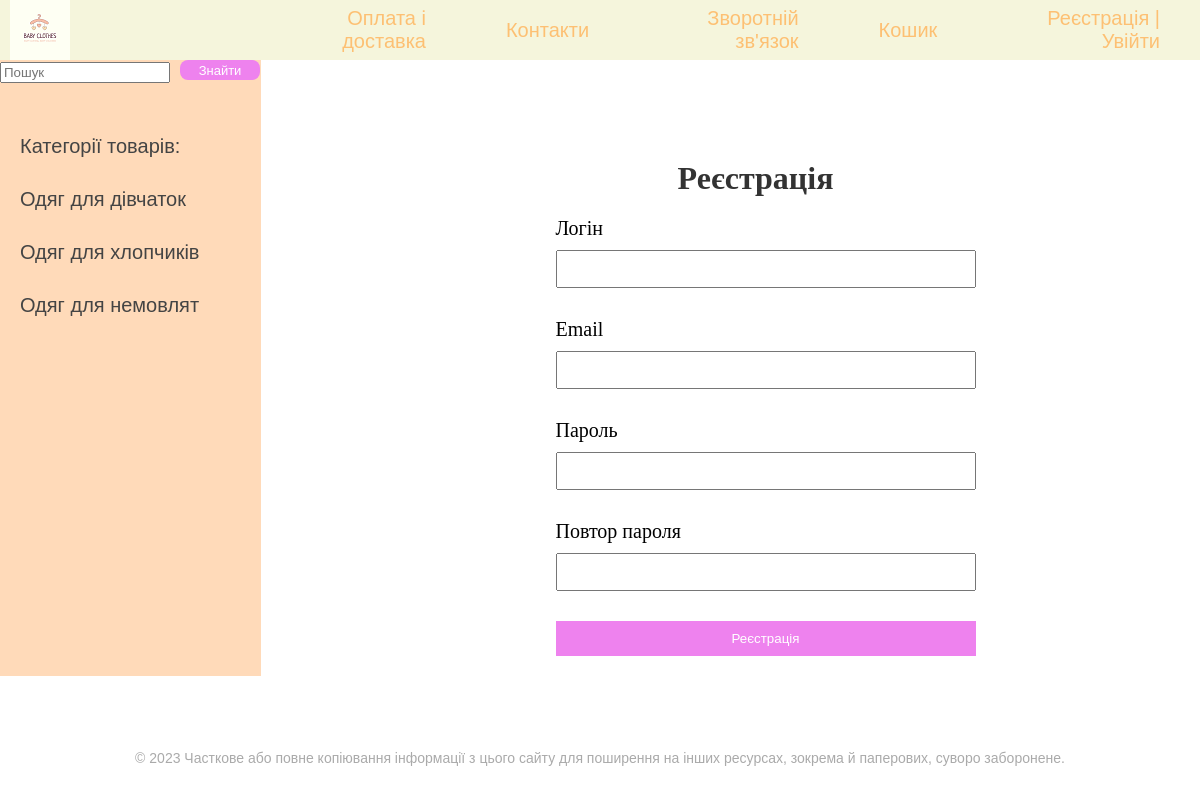
Screenshot of /register/ with the database file from the repository.
### online_store/models.py (models this page shows, shortened)
class Category(models.Model):
    name = models.CharField(max_length=100, db_index=True, verbose_name = 'Категорія')
    slug = models.SlugField(max_length=255, unique=True, null=True, db_index=True, verbose_name='URL')
    def get_absolute_url(self):
        return reverse('category', kwargs={'cat_id': self.pk})
    class Meta:
        verbose_name = 'Категорія'
        verbose_name_plural = 'Категорії'
        ordering = ['id']

### online_store/views.py (the view)
# urls.py: path('register/', register, name='register'),
def register(request):
    goods = Category.objects.all()
    if request.method == 'POST':
        form = RegistrationForm(data=request.POST)
        if form.is_valid():
            form.save()
            username = form.cleaned_data.get('username')
            password = form.cleaned_data.get('password1')
            user = authenticate(username=username, password=password)
            auth_login(request, user)
            return redirect('client_page')
    else:
        form = RegistrationForm()
    context = {'menu': menu, 'goods': goods, 'form': form}
    return render(request, 'registration.html', context=context)

### online_store/forms.py
class RegistrationForm(UserCreationForm):
    username = forms.CharField(label='Логін', widget=forms.TextInput(attrs={'class': 'form-input'}))
    email = forms.EmailField(label='Email', widget=forms.EmailInput(attrs={'class': 'form-input'}))
    password1 = forms.CharField(label='Пароль', widget=forms.PasswordInput(attrs={'class': 'form-input'}))
    password2 = forms.CharField(label='Повтор пароля', widget=forms.PasswordInput(attrs={'class': 'form-input'}))
    class Meta:
        model = User
        fields = ('username', 'email', 'password1', 'password2')
        widgets = {
            'username': forms.TextInput(attrs={'class': 'form-input'}),
            'password1': forms.PasswordInput(attrs={'class': 'form-input'}),
            'password2': forms.PasswordInput(attrs={'class': 'form-input'}),
        }

### online_store/templates/registration.html (shortened to what this page needs)
{% extends 'base.html' %}
{% block content %}
<div class="form-container">
  <h1 class="contact-heading">Реєстрація</h1>
  <form method="POST">
{% for f in form %}
    <p><label class="form-label" for="{{f.id_for_label}}">{{f.label}}</label>{{f}}</p>
    {% endfor %}
    <button type="submit">Реєстрація</button>
</form>
    </div>
{% endblock %}

### online_store/templates/base.html (shortened to what this page needs)
<!DOCTYPE html>
{% load static %}
<html>
<head>
    <link type="text/css" href="{% static 'css/styles.css'%}" rel="stylesheet">
</head>
<body>
<table class="table-page" border=0 cellpadding="0" cellspacing="0">
<tr><td valign=top>
{% block mainmenu %}
<div class="header">
		<ul id="mainmenu" class="mainmenu">
		<li class="logo"><a href="/"><div class="logo"></div></a></li>
{% for m in menu %}
			<li><a href="{% url m.url_name %}">{{m.title}}</a></li>
{% endfor %}
{% if user.is_authenticated %}
<li><a href="{% url 'client_page' %}">{{user.username}}</a> | <a href="{% url 'logout' %}">Вийти</a></li>
{% else %}
<li><a href="{% url 'register' %}">Реєстрація</a> | <a href="{% url 'login' %}">Увійти</a></li>
{% endif %}
		</ul>
</div>
{% endblock %}
<table class="table-content" border=0 cellpadding="0" cellspacing="0">
<tr>
<td valign="top" class="left-chapters">
	<form class="form-inline mt-2 mt-md-0" method="get">
    				<input name="q" class="form-control custom-input-style mr-sm-2" type="text" placeholder="Пошук" aria-label="Search">
		<div class="search-container">
					<input type="submit" value="Знайти" class="button-style">
		</div>
	</form>
<ul id="leftchapters">
{% if cat_selected == 0 %}
		<li class="selected">Категорії товарів:</li>
{% else %}
		<li><a href="{% url 'home' %}">Категорії товарів:</a></li>
{% endif %}
{% for c in goods %}
		<li><a href="{{ c.get_absolute_url }}">{{c.name}}</a></li>
{% endfor %}
</ul>
</td>
<td valign="top" class="content">
<div class="content-text">
{% block content %}
{% endblock %}
</div>
</td></tr></table></td></tr>
<tr><td valign=top>
	<div id="footer">
		<p>&copy; 2023 Часткове або повне копіювання інформації з цього сайту для поширення на інших ресурсах, зокрема й паперових, суворо заборонене.</p>
	</div>
</td></tr></table>
</body>
</html>

### online_store/static/css/styles.css (style rules this page uses)
html, body { font-family: 'Arial'; margin: 0; padding: 0; height: 100%; width: 100%; color: #444; }
.button-style { background-color: violet; color: #fff; padding: 20px 10px; border: none; border-radius: 5px; cursor: pointer; }
a { color: #0059b2; text-decoration: none; }
.table-page { width: 100%; height: 100%; vertical-align: top; }
.table-page tr { height: 100%; }
.header { display: flex; background: beige; height: 60px; align-items: left; }
.logo { background: url('../images/p.png') no-repeat 10px 5px; width: 250px; height: 70px; }
ul.mainmenu { list-style: none; margin: 0; padding: 0; height: 60px; color: #fdc073; font-size: 20px; overflow: hidden; text-align: right; align-items: center; flex-grow: 1; display: flex; justify-content: flex-end; }
ul.mainmenu li { display: inline-block; margin: 0 40px; }
ul.mainmenu li.logo { margin: 0; }
ul.mainmenu li a { color: #fdc073; text-decoration: none; }
.table-content { width: 100%; min-height: 100%; height: 100%; }
.left-chapters { margin: 0; background: #FFDAB9; border-right: 1px solid #FFDAB9; min-height: 100%; }
.left-chapters ul { width: 230px; min-height: 100%; margin: 0; padding: 20px 10px 10px 20px; list-style: none; font-size: 20px; }
.left-chapters ul li { margin: 30px 0 0 0; color: #999; }
.left-chapters ul li a { color: #444; text-decoration: none; }
.content { padding: 40px 20px 20px 40px; width: 100%; box-sizing: border-box; }
.content-text { margin: 60px 0 0 30px; color: #000; font-size: 20px; font-family: Yandex Sans Display Light; }
.content-text h1 { font-size: 32px; }
#footer { box-sizing: border-box; width: 100%; background: lightbeige; padding: 60px; color: #aaa; font-size: 14px; font-family: Verdana, Geneva, Arial, Helvetica; text-align: center; overflow: hidden; }
.form-input { width: 300px; font-size: 16px; }
.form-label { display: inline-block; min-width: 150px; vertical-align: top; }
.custom-input-style { width: 80%; }
ul { list-style: none; }
li { display: flex; align-items: flex-start; margin-bottom: 20px; }
.button-style { display: inline-block; padding: 10px; min-width: 70px; background: violet; color: #fff; text-decoration: none; border-radius: 8px; }
.search-container { display: flex; align-items: center; justify-content: flex-end; margin-bottom: 5px; }
.form-inline { display: flex; align-items: center; }
.custom-input-style { margin-right: 10px; }
.button-style { margin-left: 0; width: 80px; height: 20px; padding: 0px; font-size: 13px; }
.form-container { max-width: 400px; margin: 0 auto; }
.form-container h1 { text-align: center; }
.form-container label { display: block; margin-bottom: 10px; }
.form-container input, .form-container textarea { width: 100%; padding: 8px; margin-bottom: 10px; }
.form-container button { display: block; width: 105%; padding: 10px; background-color: violet; color: white; border: none; cursor: pointer; }
.contact-heading { font-size: 28px; color: #333; text-align: center; margin-bottom: 20px; }

### rows the page displays
Category: name "Одяг для дівчаток"
Category: name "Одяг для хлопчиків"
Category: name "Одяг для немовлят"

### other values shown
{{ m.title }} "Оплата і доставка" "Контакти" "Зворотній зв'язок" "Кошик"
{{ f.label }} "Логін" "Email" "Пароль" "Повтор пароля"
